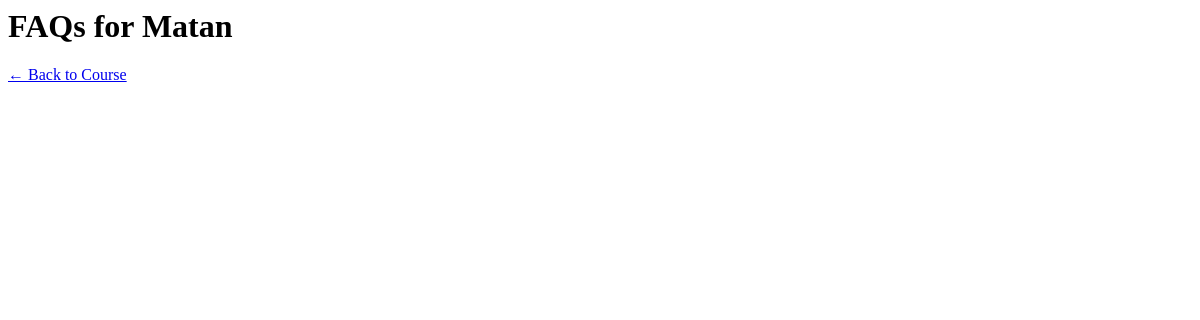
The page /сourses/matan/faq/ on the database as committed earlier.
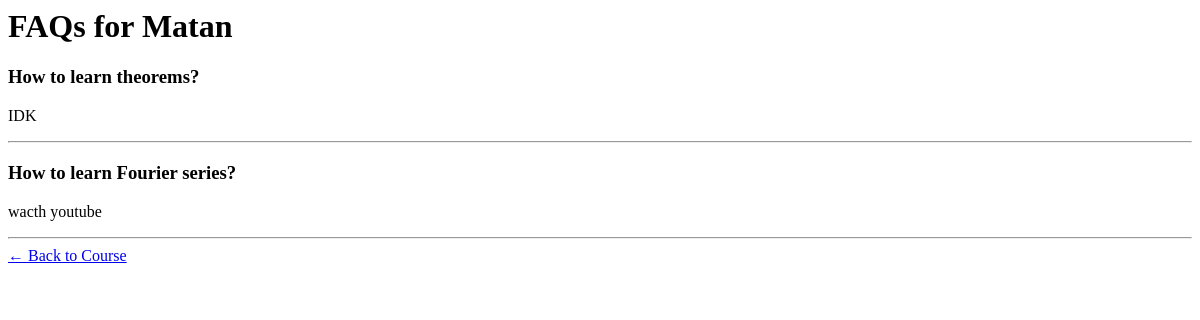
The same page on the database as committed later.
### courses/models.py (models this page shows, shortened)
class FAQ(models.Model):
    course = models.ForeignKey(Course, on_delete=models.CASCADE, related_name='faqs')
    question = models.CharField(max_length=200)
    answer = models.TextField()
    order = models.PositiveIntegerField(default=0)
    class Meta:
        ordering = ['order']

### courses/views.py (called while the page is built)
def course_faq(request, course_slug):
    course = get_object_or_404(Course, slug=course_slug)
    return render(request, 'courses/faq.html', {'course': course})

### courses/templates/courses/faq.html
<h1>FAQs for {{ course.title }}</h1>
<div class="faq-container">
    {% for faq in course.faqs.all %}
        <div class="faq-item">
            <h3>{{ faq.question }}</h3>
            <p>{{ faq.answer }}</p>
        </div>
        <hr>
    {% endfor %}
</div>
<a href="{% url 'course_detail' course.slug %}">← Back to Course</a>

Rows that differ between the two databases and show on the page:
added FAQ: question "How to learn theorems?", answer "IDK"
added FAQ: question "How to learn Fourier series?", answer "wacth youtube"
